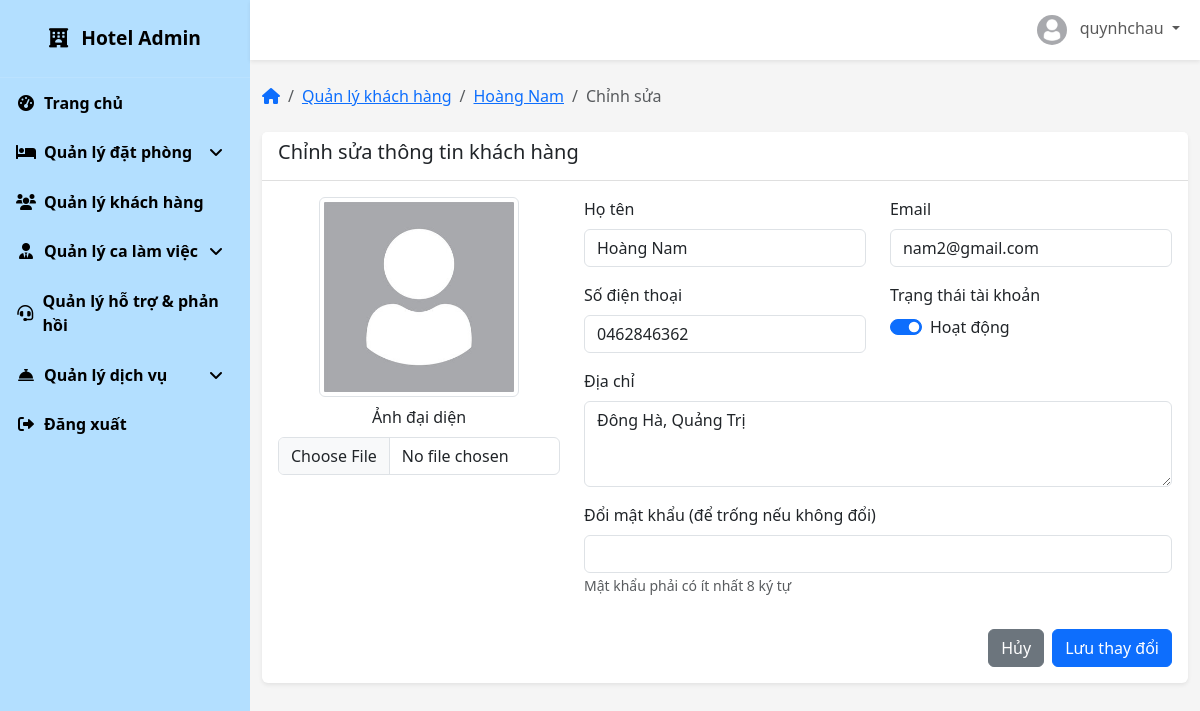
Page /customers/58/edit/ (signed in) on the committed database.
### accounts/models.py (models this page shows, shortened)
class TaiKhoan(AbstractBaseUser, PermissionsMixin):
    username = models.CharField(
        max_length=150,
        unique=True,
        verbose_name=_('Tên đăng nhập'),
        error_messages={
            'unique': _("Tên đăng nhập đã tồn tại."),
        },
    )
    email = models.EmailField(
        verbose_name=_('Địa chỉ email'),
        max_length=255,
        unique=True,
        blank=True,
        null=True,
        error_messages={
            'unique': _("Email đã được sử dụng."),
        },
    )
    sdt = models.CharField(
        max_length=15,
        verbose_name=_('Số điện thoại'),
        blank=True,
        null=True,
    )
    dia_chi = models.TextField(
        verbose_name=_('Địa chỉ'),
        blank=True,
        null=True,
    )
    loai_tk = models.CharField(
        max_length=20,
        choices=[
            ('khach_hang', 'Khách hàng'),
            ('nhan_vien', 'Nhân viên'),
            ('admin', 'Quản lý'),
        ],
        default='khach_hang',
        verbose_name=_('Loại tài khoản'),
    )
    is_staff = models.BooleanField(
        default=False,
        verbose_name=_('Truy cập quản trị'),
    )
    is_active = models.BooleanField(
        default=True,
        verbose_name=_('Kích hoạt'),
    )
    objects = TaiKhoanManager()
    USERNAME_FIELD = 'username'
    REQUIRED_FIELDS = ['email']
    class Meta:
        verbose_name = _('Tài khoản')
        verbose_name_plural = _('Tài khoản')

### core/models.py (models this page shows, shortened)
class KhachHang(models.Model):
    ma_kh = models.AutoField(primary_key=True)
    tai_khoan = models.OneToOneField(settings.AUTH_USER_MODEL, on_delete=models.CASCADE)
    ten_kh = models.CharField(max_length=50)
    sdt = models.CharField(max_length=10)
    email = models.EmailField()
    dia_chi = models.TextField()
    anh_dai_dien = models.ImageField(upload_to='khach_hang/', null=True, blank=True)
    ghi_chu = models.TextField(blank=True)

### core/views.py (the view)
# urls.py: path('customers/<int:pk>/edit/', core_views.edit_customer, name='edit_customer'),
@login_required
@user_passes_test(is_admin_or_staff)
def edit_customer(request, pk):
    logger.debug(f"User accessing edit_customer: {request.user.username}, Role: {getattr(request.user, 'loai_tk', 'N/A')}, Authenticated: {request.user.is_authenticated}")
    if not is_admin(request.user):
        messages.error(request, "Bạn không có quyền truy cập chức năng này.")
        return redirect('customer_detail', pk=pk)
    customer = get_object_or_404(KhachHang, pk=pk)
    if request.method == 'POST':
        form = KhachHangForm(request.POST, request.FILES, instance=customer)
        if form.is_valid():
            customer = form.save(commit=False)
            is_active_str = request.POST.get('is_active')
            customer.tai_khoan.is_active = (is_active_str == 'on')
            new_password = request.POST.get('new_password')
            confirm_password = request.POST.get('confirm_password')
            password_changed = False
            if new_password:
                if new_password != confirm_password:
                    messages.error(request, "Mật khẩu mới và xác nhận mật khẩu không khớp.")
                elif len(new_password) < 8:
                    messages.error(request, "Mật khẩu mới phải có ít nhất 8 ký tự.")
                else:
                    customer.tai_khoan.set_password(new_password)
                    password_changed = True
            customer.tai_khoan.save()
            customer.save()
            if password_changed:
                messages.success(request, "Đã cập nhật thông tin khách hàng và mật khẩu.")
            else:
                messages.success(request, "Đã cập nhật thông tin khách hàng.")
            return redirect('customer_detail', pk=pk)
        else:
            messages.error(request, "Vui lòng kiểm tra lại thông tin khách hàng.")
    else:
        form = KhachHangForm(instance=customer)
    context = {
        'form': form,
        'customer': customer,
    }
    return render(request, 'admin/edit_customer.html', context)

### core/forms.py
class KhachHangForm(forms.ModelForm):
    class Meta:
        model = KhachHang
        fields = '__all__'
        exclude = ['tai_khoan']

### core/context_processors.py (called while the page is built)
def user_roles_processor(request):
    is_user_true_admin = False  # Phân biệt admin thật sự (superuser hoặc loai_tk='admin')
    is_regular_staff_role = False  # Nhân viên thường, không phải admin/superuser
    if request.user.is_authenticated:
        if request.user.is_superuser or getattr(request.user, 'loai_tk', None) == 'admin':
            is_user_true_admin = True
        if getattr(request.user, 'loai_tk', None) == 'nhan_vien' and not is_user_true_admin:
            is_regular_staff_role = True
    return {
        'is_user_true_admin': is_user_true_admin,
        'is_regular_staff_role': is_regular_staff_role,
    }

### core/views.py (called while the page is built)
def is_admin(user):
    try:
        return user.is_authenticated and (user.is_superuser or getattr(user, 'loai_tk', '').strip().lower() == 'admin')
    except AttributeError as e:
        logger.error(f"Error in is_admin: {str(e)}")
        return False

def is_admin_or_staff(user):
    return is_admin(user) or is_staff(user)

### templates/admin/edit_customer.html (shortened to what this page needs)
{% extends 'admin/base.html' %}
{% block breadcrumb %}
<li class="breadcrumb-item"><a href="{% url 'admin_customer_management' %}">Quản lý khách hàng</a></li>
<li class="breadcrumb-item"><a href="{% url 'customer_detail' customer.ma_kh %}">{{ customer.ten_kh }}</a></li>
<li class="breadcrumb-item active" aria-current="page">Chỉnh sửa</li>
{% endblock %}
{% block admin_content %}
<div class="card">
    <div class="card-header">
        <h5>Chỉnh sửa thông tin khách hàng</h5>
    </div>
    <div class="card-body">
        <form method="POST" enctype="multipart/form-data">
            <div class="row">
                <div class="col-md-4 text-center">
                    <div class="mb-3">
                        {% if customer.anh_dai_dien %}
                            <img id="avatarPreview" src="{{ customer.anh_dai_dien.url }}" class="img-thumbnail mb-2" width="200" alt="Avatar">
                        {% else %}
                            <img id="avatarPreview" src="/static/images/default-avartar.jpg" class="img-thumbnail mb-2" width="200" alt="Default Avatar">
                        {% endif %}
                        <div class="form-group">
                            <label for="{{ form.anh_dai_dien.id_for_label }}" class="form-label">Ảnh đại diện</label>
                            <input type="file" class="form-control" name="{{ form.anh_dai_dien.name }}" id="{{ form.anh_dai_dien.id_for_label }}" onchange="previewImage(this)">
                        </div>
                    </div>
                </div>
                <div class="col-md-8">
                    <div class="row mb-3">
                        <div class="col-md-6">
                            <label for="{{ form.ten_kh.id_for_label }}" class="form-label">Họ tên</label>
                            <input type="text" class="form-control" name="{{ form.ten_kh.name }}" id="{{ form.ten_kh.id_for_label }}" value="{{ form.ten_kh.value }}" required>
                        </div>
                        <div class="col-md-6">
                            <label for="{{ form.email.id_for_label }}" class="form-label">Email</label>
                            <input type="email" class="form-control" name="{{ form.email.name }}" id="{{ form.email.id_for_label }}" value="{{ form.email.value }}" required>
                        </div>
                    </div>
                    <div class="row mb-3">
                        <div class="col-md-6">
                            <label for="{{ form.sdt.id_for_label }}" class="form-label">Số điện thoại</label>
                            <input type="text" class="form-control" name="{{ form.sdt.name }}" id="{{ form.sdt.id_for_label }}" value="{{ form.sdt.value }}" required>
                        </div>
                        <div class="col-md-6">
                            <label class="form-label">Trạng thái tài khoản</label>
                            <div class="form-check form-switch">
                                <input class="form-check-input" type="checkbox" name="is_active" id="is_active" {% if customer.tai_khoan.is_active %}checked{% endif %}>
                                <label class="form-check-label" for="is_active">
                                    {% if customer.tai_khoan.is_active %}
                                        Hoạt động
                                    {% else %}
                                        Không hoạt động
                                    {% endif %}
                                </label>
                            </div>
                        </div>
                    </div>
                    <div class="mb-3">
                        <label for="{{ form.dia_chi.id_for_label }}" class="form-label">Địa chỉ</label>
                        <textarea class="form-control" name="{{ form.dia_chi.name }}" id="{{ form.dia_chi.id_for_label }}" rows="3">{{ form.dia_chi.value }}</textarea>
                    </div>
                    <div class="mb-3">
                        <label for="new_password" class="form-label">Đổi mật khẩu (để trống nếu không đổi)</label>
                        <input type="password" class="form-control" name="new_password" id="new_password">
                        <small class="text-muted">Mật khẩu phải có ít nhất 8 ký tự</small>
                    </div>
                </div>
            </div>
            <div class="d-flex justify-content-end mt-3">
                <a href="{% url 'customer_detail' customer.ma_kh %}" class="btn btn-secondary me-2">Hủy</a>
                <button type="submit" class="btn btn-primary">Lưu thay đổi</button>
            </div>
        </form>
    </div>
</div>
{% endblock %}

### templates/admin/base.html (shortened to what this page needs)
{% extends 'base.html' %}
{% load static %}
{% block extra_css %}
<link rel="stylesheet" href="https://cdnjs.cloudflare.com/ajax/libs/font-awesome/6.0.0/css/all.min.css">
{% endblock %}
{% block content %}
<div class="sidebar" style="background-color: #B3DFFF; color: black;">
    <div class="sidebar-brand">
        <i class="fas fa-hotel me-2"></i>
        <span>Hotel Admin</span>
    </div>
    <ul class="sidebar-nav">
        <li class="sidebar-nav-item">
            <a href="{% url 'admin_dashboard' %}" class="sidebar-nav-link {% if request.resolver_match.url_name == 'admin_dashboard' %}active{% endif %}" style="color: black; font-weight: bold;">
                <i class="fas fa-tachometer-alt"></i>
                <span>Trang chủ</span>
            </a>
        </li>
        <li class="sidebar-nav-item">
            <a href="#roomManagement" class="sidebar-nav-link " data-bs-toggle="collapse" style="color: black; font-weight: bold;">
                <i class="fas fa-bed"></i>
                <span>Quản lý đặt phòng</span>
                <i class="fas fa-angle-down ms-auto"></i>
            </a>
        </li>
        <li class="sidebar-nav-item">
            <a href="{% url 'admin_customer_management' %}" class="sidebar-nav-link {% if request.resolver_match.url_name == 'admin_customer_management' %}active{% endif %}" style="color: black; font-weight: bold;">
                <i class="fas fa-users"></i>
                <span>Quản lý khách hàng</span>
            </a>
        </li>
        <li class="sidebar-nav-item">
            <a href="#staffManagement" class="sidebar-nav-link " data-bs-toggle="collapse" style="color: black; font-weight: bold;">
                <i class="fas fa-user-tie"></i>
                <span>Quản lý ca làm việc</span>
                <i class="fas fa-angle-down ms-auto"></i>
            </a>
        </li>
        <li class="sidebar-nav-item">
            <a href="{% url 'admin_request_management' %}" class="sidebar-nav-link {% if request.resolver_match.url_name == 'admin_request_management' %}active{% endif %}" style="color: black; font-weight: bold;">
                <i class="fas fa-headset"></i>
                <span>Quản lý hỗ trợ & phản hồi</span>
            </a>
        </li>
        <li class="sidebar-nav-item">
            <a href="#serviceManagement" class="sidebar-nav-link " data-bs-toggle="collapse" style="color: black; font-weight: bold;">
                <i class="fas fa-concierge-bell"></i>
                <span>Quản lý dịch vụ</span>
                <i class="fas fa-angle-down ms-auto"></i>
            </a>
        </li>
        <li class="sidebar-nav-item">
            <a href="{% url 'logout' %}" class="sidebar-nav-link" style="color: black; font-weight: bold;">
                <i class="fas fa-sign-out-alt"></i>
                <span>Đăng xuất</span>
            </a>
        </li>
    </ul>
</div>
<div class="main-content">
    <nav class="navbar navbar-expand navbar-light bg-white">
        <div class="container-fluid">
            <ul class="navbar-nav ms-auto">
                <li class="nav-item dropdown">
                    <a class="nav-link dropdown-toggle" href="#" id="navbarDropdown" role="button" data-bs-toggle="dropdown" aria-expanded="false">
                        <img src="{% if user.avatar %}{{ user.avatar.url}}{% else %}{% static 'images/default-avartar.jpg' %}{% endif %}" class="avatar me-2" alt="Avatar">
                        <span class="d-none d-md-inline">{{ request.user.get_full_name|default:request.user.username }}</span>
                    </a>
                </li>
            </ul>
        </div>
    </nav>
    <div class="container-fluid py-4">
        <nav aria-label="breadcrumb" class="mb-4">
            <ol class="breadcrumb">
                <li class="breadcrumb-item"><a href="{% url 'admin_dashboard' %}"><i class="fas fa-home"></i></a></li>
                {% block breadcrumb %}
                {% endblock %}
            </ol>
        </nav>
        {% block admin_content %}
        {% endblock %}
    </div>
</div>
{% endblock %}

### templates/admin/base.html (style rules this page uses)
:root { --sidebar-width: 250px; --navbar-height: 60px; --primary-color: #3498db; --secondary-color: #2c3e50; --light-color: #ecf0f1; --dark-color: #34495e; --success-color: #2ecc71; --danger-color: #e74c3c; --warning-color: #f39c12; }
body { font-family: 'Segoe UI', Tahoma, Geneva, Verdana, sans-serif; background-color: #f5f5f5; }
.sidebar { width: var(--sidebar-width); height: 100vh; position: fixed; top: 0; left: 0; background-color: var(--secondary-color); color: white; transition: all 0.3s; z-index: 1000; }
.sidebar-brand { padding: 1.5rem 1rem; font-size: 1.2rem; font-weight: bold; text-align: center; border-bottom: 1px solid rgba(255, 255, 255, 0.1); }
.sidebar-nav { padding: 0; list-style: none; }
.sidebar-nav-item { position: relative; }
.sidebar-nav-link { display: flex; align-items: center; padding: 0.8rem 1rem; color: rgba(255, 255, 255, 0.7); text-decoration: none; transition: all 0.3s; }
.sidebar-nav-link i { margin-right: 0.5rem; width: 20px; text-align: center; }
.main-content { margin-left: var(--sidebar-width); padding-top: var(--navbar-height); min-height: 100vh; transition: all 0.3s; }
.navbar { height: var(--navbar-height); position: fixed; top: 0; right: 0; left: var(--sidebar-width); z-index: 1030; background-color: white; box-shadow: 0 0.125rem 0.25rem rgba(0, 0, 0, 0.075); }
.breadcrumb { background-color: transparent; padding: 0; }
.card { border: none; box-shadow: 0 0.125rem 0.25rem rgba(0, 0, 0, 0.075); margin-bottom: 1.5rem; }
.card-header { background-color: white; border-bottom: 1px solid rgba(0, 0, 0, 0.125); font-weight: bold; }
.avatar { width: 30px; height: 30px; border-radius: 50%; object-fit: cover; }

### rows in the picture
TaiKhoan: user.get_full_name "quynhchau"
KhachHang: ten_kh "Hoàng Nam", email "nam2@gmail.com", sdt "0462846362", tai_khoan_id "☑", dia_chi "Đông Hà, Quảng Trị"
